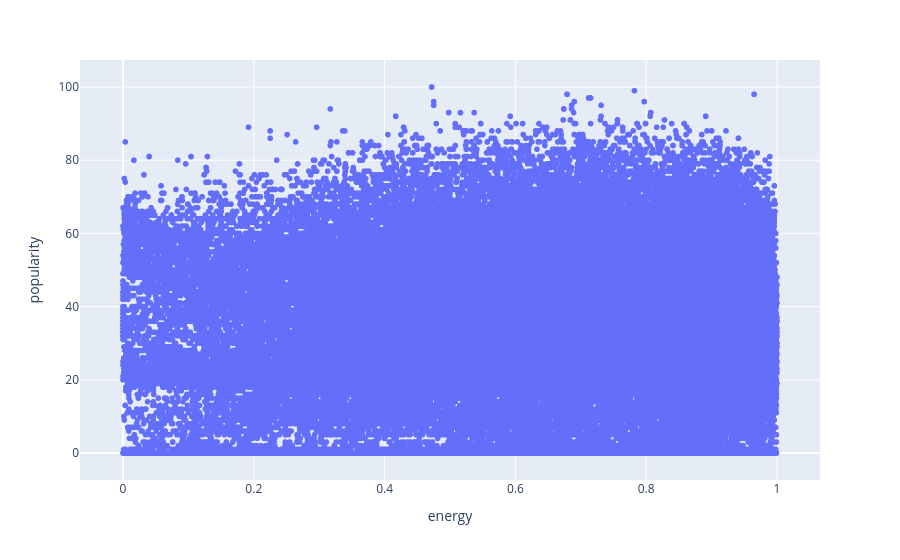

The cell this chart's notebook holds for it:
### Code cell
fig = px.scatter(df, x='energy', y='popularity')

fig.show()

# sns.scatterplot(df,x='energy', y='popularity',size_order=1)

### Figure 1 — Plotly figure (JSON) as saved in the notebook; plotly's stock layout.template omitted (floating-point values rounded to 4 significant figures; data arrays with more than 128 entries replaced by an {"elided": "..."} marker saying what was removed)
{"data": [{"hovertemplate": "energy=%{x}<br>popularity=%{y}<extra></extra>", "legendgroup": "", "marker": {"color": "#636efa", "symbol": "circle"}, "mode": "markers", "name": "", "showlegend": false, "type": "scattergl", "x": {"elided": "114000 float values"}, "xaxis": "x", "y": {"elided": "114000 int values"}, "yaxis": "y"}], "layout": {"legend": {"tracegroupgap": 0}, "margin": {"t": 60}, "xaxis": {"anchor": "y", "domain": [0, 1], "title": {"text": "energy"}}, "yaxis": {"anchor": "x", "domain": [0, 1], "title": {"text": "popularity"}}}}
